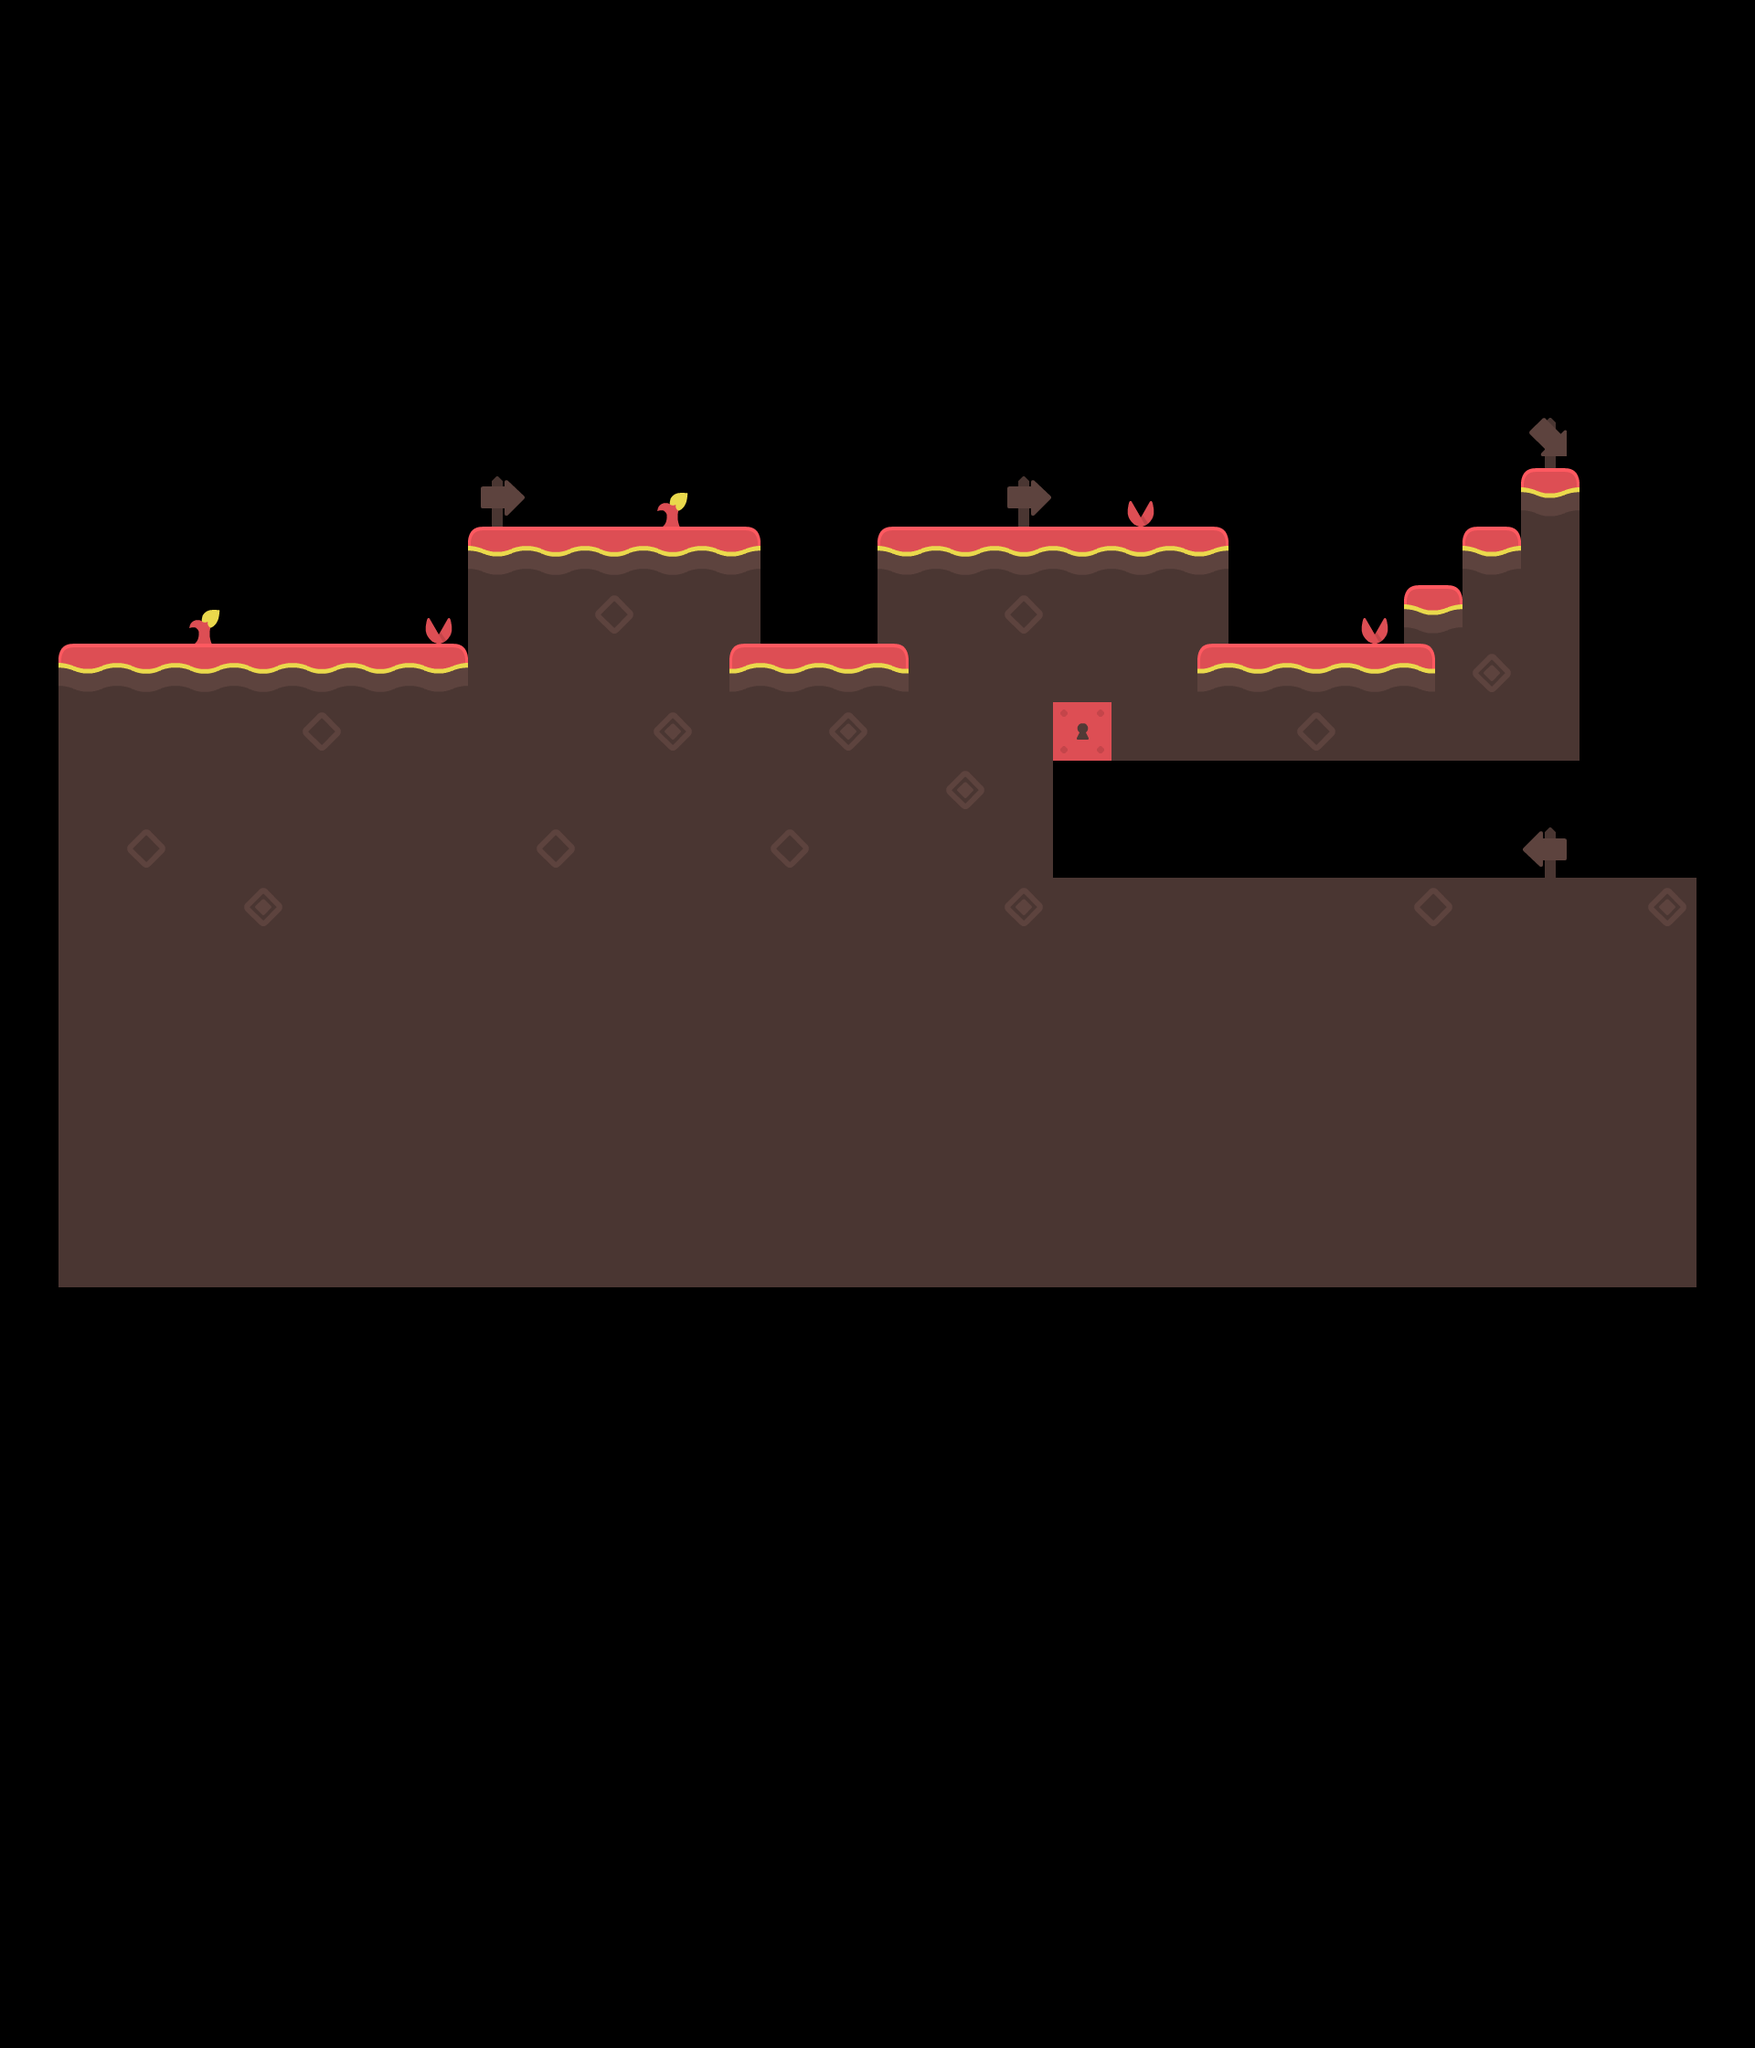

Rendered tile map (Tiled .tmx) drawn with the repository's tilesets; below, a short description and the full map source, tile grids included:
An orthogonal 30x35 tile map with 64x64 px tiles, 1 tile layer (Tile Layer 1) and 16 objects.

<map version="1.0" tiledversion="1.0.3" orientation="orthogonal" renderorder="right-down" width="30" height="35" tilewidth="64" tileheight="64" nextobjectid="44">
 <tileset firstgid="1" source="platformertiles.tsx" />
 <layer name="Tile Layer 1" width="30" height="35">
  <data encoding="csv">
0,0,0,0,0,0,0,0,0,0,0,0,0,0,0,0,0,0,0,0,0,0,0,0,0,0,0,0,0,0,
0,0,0,0,0,0,0,0,0,0,0,0,0,0,0,0,0,0,0,0,0,0,0,0,0,0,0,0,0,0,
0,0,0,0,0,0,0,0,0,0,0,0,0,0,0,0,0,0,0,0,0,0,0,0,0,0,0,0,0,0,
0,0,0,0,0,0,0,0,0,0,0,0,0,0,0,0,0,0,0,0,0,0,0,0,0,0,0,0,0,0,
0,0,0,0,0,0,0,0,0,0,0,0,0,0,0,0,0,0,0,0,0,0,0,0,0,0,0,0,0,0,
0,0,0,0,0,0,0,0,0,0,0,0,0,0,0,0,0,0,0,0,0,0,0,0,0,0,0,0,0,0,
0,0,0,0,0,0,0,0,0,0,0,0,0,0,0,0,0,0,0,0,0,0,0,0,0,0,0,0,0,0,
0,0,0,0,0,0,0,0,0,0,0,0,0,0,0,0,0,0,0,0,0,0,0,0,0,0,262,0,0,0,
0,0,0,0,0,0,0,0,237,0,0,32,0,0,0,0,0,237,0,11,0,0,0,0,0,0,5,0,0,0,
0,0,0,0,0,0,0,0,2,3,3,3,4,0,0,2,3,3,3,3,4,0,0,0,0,5,1,0,0,0,
0,0,0,32,0,0,0,11,1,1,23,1,1,0,0,1,1,23,1,1,1,0,0,11,5,1,1,0,0,0,
0,2,3,3,3,3,3,4,1,1,1,1,29,3,3,28,1,1,1,1,29,3,3,3,28,45,1,0,0,0,
0,1,1,1,1,23,1,1,1,1,1,45,1,1,45,1,1,1,150,1,1,1,23,1,1,1,1,0,0,0,
0,1,1,1,1,1,1,1,1,1,1,1,1,1,1,1,45,1,0,0,0,0,0,0,0,0,0,0,0,0,
0,1,23,1,1,1,1,1,1,23,1,1,1,23,1,1,1,1,0,0,0,0,0,0,0,0,238,0,0,0,
0,1,1,1,45,1,1,1,1,1,1,1,1,1,1,1,1,45,1,1,1,1,1,1,23,1,1,1,45,0,
0,1,1,1,1,1,1,1,1,1,1,1,1,1,1,1,1,1,1,1,1,1,1,1,1,1,1,1,1,0,
0,1,1,1,1,1,1,1,1,1,1,1,1,1,1,1,1,1,1,1,1,1,1,1,1,1,1,1,1,0,
0,1,1,1,1,1,1,1,1,1,1,1,1,1,1,1,1,1,1,1,1,1,1,1,1,1,1,1,1,0,
0,1,1,1,1,1,1,1,1,1,1,1,1,1,1,1,1,1,1,1,1,1,1,1,1,1,1,1,1,0,
0,1,1,1,1,1,1,1,1,1,1,1,1,1,1,1,1,1,1,1,1,1,1,1,1,1,1,1,1,0,
0,1,1,1,1,1,1,1,1,1,1,1,1,1,1,1,1,1,1,1,1,1,1,1,1,1,1,1,1,0,
0,0,0,0,0,0,0,0,0,0,0,0,0,0,0,0,0,0,0,0,0,0,0,0,0,0,0,0,0,0,
0,0,0,0,0,0,0,0,0,0,0,0,0,0,0,0,0,0,0,0,0,0,0,0,0,0,0,0,0,0,
0,0,0,0,0,0,0,0,0,0,0,0,0,0,0,0,0,0,0,0,0,0,0,0,0,0,0,0,0,0,
0,0,0,0,0,0,0,0,0,0,0,0,0,0,0,0,0,0,0,0,0,0,0,0,0,0,0,0,0,0,
0,0,0,0,0,0,0,0,0,0,0,0,0,0,0,0,0,0,0,0,0,0,0,0,0,0,0,0,0,0,
0,0,0,0,0,0,0,0,0,0,0,0,0,0,0,0,0,0,0,0,0,0,0,0,0,0,0,0,0,0,
0,0,0,0,0,0,0,0,0,0,0,0,0,0,0,0,0,0,0,0,0,0,0,0,0,0,0,0,0,0,
0,0,0,0,0,0,0,0,0,0,0,0,0,0,0,0,0,0,0,0,0,0,0,0,0,0,0,0,0,0,
0,0,0,0,0,0,0,0,0,0,0,0,0,0,0,0,0,0,0,0,0,0,0,0,0,0,0,0,0,0,
0,0,0,0,0,0,0,0,0,0,0,0,0,0,0,0,0,0,0,0,0,0,0,0,0,0,0,0,0,0,
0,0,0,0,0,0,0,0,0,0,0,0,0,0,0,0,0,0,0,0,0,0,0,0,0,0,0,0,0,0,
0,0,0,0,0,0,0,0,0,0,0,0,0,0,0,0,0,0,0,0,0,0,0,0,0,0,0,0,0,0,
0,0,0,0,0,0,0,0,0,0,0,0,0,0,0,0,0,0,0,0,0,0,0,0,0,0,0,0,0,0
</data>
 </layer>
 <objectgroup name="Object Layer 1">
  <object id="9" x="64" y="704" width="1088" height="320" />
  <object id="10" x="1152" y="960" width="768" height="64" />
  <object id="12" x="1152" y="704" width="576" height="64" />
  <object id="13" x="1216" y="768" width="512" height="64" />
  <object id="14" x="1600" y="640" width="128" height="64" />
  <object id="15" x="1664" y="512" width="64" height="128" />
  <object id="17" x="1600" y="576" width="64" />
  <object id="18" x="1536" y="640" width="64" height="64" />
  <object id="19" x="960" y="576" width="384" height="128" />
  <object id="21" x="512" y="576" width="320" height="128" />
  <object id="22" x="1600" y="576" width="64" height="64" />
  <object id="35" x="0" y="0" width="64" height="1024" />
  <object id="37" x="64" y="0" width="1856" height="64" />
  <object id="38" x="1856" y="64" width="64" height="896" />
  <object id="42" x="0" y="1024" width="1920" height="384" />
  <object id="43" x="1922" y="1616" />
 </objectgroup>
</map>
